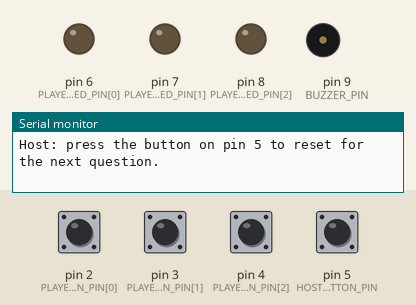
Recording of a sketch running on a simulated Arduino Uno, built with avr-gcc and run on an emulated ATmega328P. Shown: output pins drawn as LEDs (lit = HIGH), buzzer (waves = sounding), the last lines printed to the serial monitor. The test bench sets the inputs (shaded band); at power-on: pin 2 (PLAYER_BUTTON_PIN[0]), pin 3 (PLAYER_BUTTON_PIN[1]), pin 4 (PLAYER_BUTTON_PIN[2]), pin 5 (HOST_BUTTON_PIN) HIGH.

Above: at 1.2 s.
1.3 s: pin 2 (PLAYER_BUTTON_PIN[0]) pulled LOW for 0.15 s
At 3.0 s:
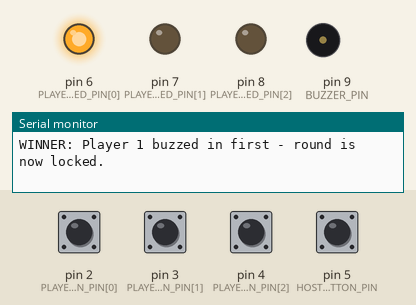
4.9 s: pin 5 (HOST_BUTTON_PIN) pulled LOW for 0.15 s
At 5.4 s:
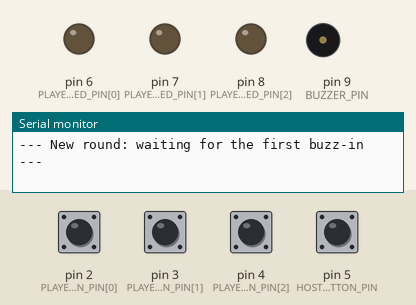
6.5 s: pin 4 (PLAYER_BUTTON_PIN[2]) pulled LOW for 0.15 s
At 8.1 s:
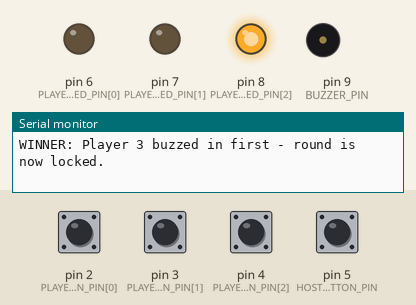
8.5 s: pin 5 (HOST_BUTTON_PIN) pulled LOW for 1 s
At 9.3 s:
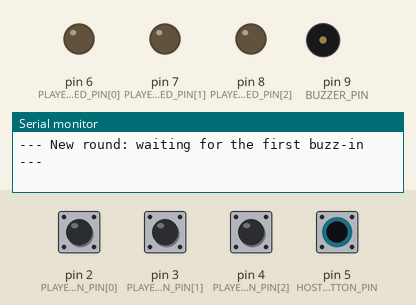
11.0 s: pin 3 (PLAYER_BUTTON_PIN[1]) pulled LOW for 1 s
At 12.8 s:
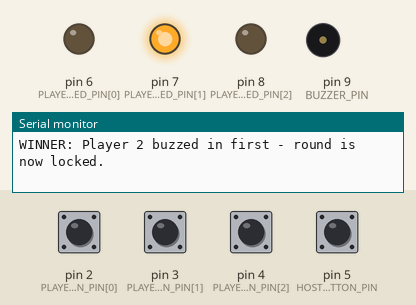
Timing chart, 0 to 14.3 s (numbered marks = the images above; inputs shaded):
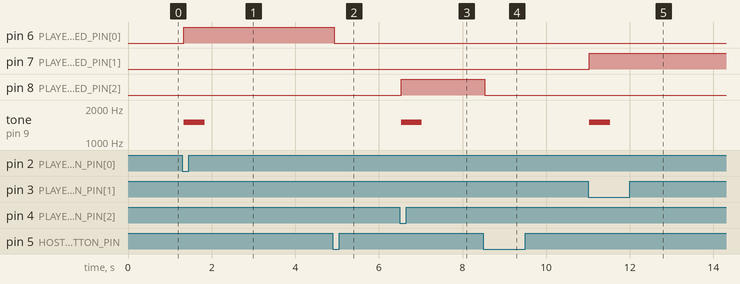

Measured:
- after the input at 1.3 s, pin 6 (PLAYER_LED_PIN[0]): LOW → HIGH at once; tone on pin 9 (BUZZER_PIN): silent → 1500 Hz at once, → silent 0.50 s later
- after the input at 4.9 s, pin 6 (PLAYER_LED_PIN[0]): HIGH → LOW at once
- after the input at 6.5 s, pin 8 (PLAYER_LED_PIN[2]): LOW → HIGH at once; tone on pin 9 (BUZZER_PIN): silent → 1500 Hz at once, → silent 0.50 s later
- after the input at 8.5 s, pin 8 (PLAYER_LED_PIN[2]): HIGH → LOW at once
- after the input at 11.0 s, pin 7 (PLAYER_LED_PIN[1]): LOW → HIGH at once; tone on pin 9 (BUZZER_PIN): silent → 1500 Hz at once, → silent 0.50 s later

The sketch:

Push-Button-Quiz-Buzzer.ino
```cpp
// 051 - Push Button Quiz Buzzer
// A three-player classroom quiz buzzer: the first player to press their button
// wins the round, the other two players are locked out, the winner LED lights
// up and a beep sounds. The host presses a reset button to open the next round.
// Board: Arduino Uno
//
// Wiring:
//   Player 1 button -> pin 2, Player 2 button -> pin 3, Player 3 button -> pin 4
//   Host reset button -> pin 5
//     (each button connects its pin to GND; the internal pull-up is enabled)
//   Player 1 LED -> pin 6, Player 2 LED -> pin 7, Player 3 LED -> pin 8
//     (LED anode -> pin through a 220 ohm resistor, LED cathode -> GND)
//   Passive buzzer (+) -> pin 9, buzzer (-) -> GND

// ------------------------------ Pin constants ------------------------------
const byte PLAYER_COUNT = 3;
const byte PLAYER_BUTTON_PIN[PLAYER_COUNT] = {2, 3, 4};  // one buzz-in button per player
const byte PLAYER_LED_PIN[PLAYER_COUNT] = {6, 7, 8};     // one winner LED per player
const byte HOST_BUTTON_PIN = 5;                          // host resets for the next question
const byte BUZZER_PIN = 9;                               // winner beep

// ------------------------------ Timing constants ---------------------------
const unsigned long DEBOUNCE_MS = 30;  // ignore contact chatter shorter than 30 ms
const int WIN_TONE_HZ = 1500;          // pitch of the victory beep
const unsigned long WIN_TONE_MS = 500; // length of the victory beep

// ------------------------------ Button debounce state ----------------------
bool playerRaw[PLAYER_COUNT];               // raw reading, changes on every contact bounce
bool playerStable[PLAYER_COUNT];            // settled reading after debouncing
unsigned long playerLastChange[PLAYER_COUNT];
bool hostRaw;
bool hostStable;
unsigned long hostLastChange;

// ------------------------------ Game state ---------------------------------
bool roundActive = true;  // true while the round still waits for a buzz-in
int winnerIndex = -1;     // -1 means nobody has buzzed in yet

// Reads one button and returns true only ONCE, at the moment it is pressed.
// The 30 ms debounce window stops a single physical press from counting twice.
bool detectPress(byte pin, bool &raw, bool &stable, unsigned long &lastChange, unsigned long now) {
  bool reading = digitalRead(pin);  // HIGH = released, LOW = pressed (active LOW)

  if (reading != raw) {        // reading changed, restart the debounce timer
    raw = reading;
    lastChange = now;
  }

  if ((now - lastChange) >= DEBOUNCE_MS && reading != stable) {
    stable = reading;
    if (stable == LOW) return true;  // press edge detected
  }
  return false;
}

void startRound() {
  roundActive = true;
  winnerIndex = -1;
  noTone(BUZZER_PIN);
  for (byte i = 0; i < PLAYER_COUNT; i++) {
    digitalWrite(PLAYER_LED_PIN[i], LOW);  // clear the old winner LED
  }
  Serial.println("--- New round: waiting for the first buzz-in ---");
}

void registerWinner(byte index) {
  roundActive = false;  // lock out every other player from now on
  winnerIndex = index;

  // Light only the winner LED
  for (byte i = 0; i < PLAYER_COUNT; i++) {
    digitalWrite(PLAYER_LED_PIN[i], (i == index) ? HIGH : LOW);
  }

  tone(BUZZER_PIN, WIN_TONE_HZ, WIN_TONE_MS);  // short victory beep

  Serial.print("WINNER: Player ");
  Serial.print(index + 1);
  Serial.println(" buzzed in first - round is now locked.");
}

void setup() {
  Serial.begin(9600);

  for (byte i = 0; i < PLAYER_COUNT; i++) {
    pinMode(PLAYER_BUTTON_PIN[i], INPUT_PULLUP);  // pull-up so the button only needs to touch GND
    pinMode(PLAYER_LED_PIN[i], OUTPUT);
    digitalWrite(PLAYER_LED_PIN[i], LOW);
    playerRaw[i] = digitalRead(PLAYER_BUTTON_PIN[i]);
    playerStable[i] = playerRaw[i];
    playerLastChange[i] = millis();
  }

  pinMode(HOST_BUTTON_PIN, INPUT_PULLUP);
  hostRaw = digitalRead(HOST_BUTTON_PIN);
  hostStable = hostRaw;
  hostLastChange = millis();

  pinMode(BUZZER_PIN, OUTPUT);
  noTone(BUZZER_PIN);

  Serial.println("Push Button Quiz Buzzer ready.");
  Serial.println("First player to press buzzes in and wins the round.");
  Serial.println("Host: press the button on pin 5 to reset for the next question.");
}

void loop() {
  unsigned long now = millis();

  // --- Host reset button: always available, opens a fresh round ---
  if (detectPress(HOST_BUTTON_PIN, hostRaw, hostStable, hostLastChange, now)) {
    startRound();
  }

  // --- Player buzz-in buttons ---
  for (byte i = 0; i < PLAYER_COUNT; i++) {
    bool pressed = detectPress(PLAYER_BUTTON_PIN[i], playerRaw[i],
                               playerStable[i], playerLastChange[i], now);

    if (!pressed) continue;

    if (roundActive) {
      registerWinner(i);   // first press wins and locks the round
      break;               // winner found, no need to check the other players
    } else {
      // Priority logic: the round is already locked, so this press is ignored
      Serial.print("Press from Player ");
      Serial.print(i + 1);
      Serial.println(" ignored - someone already buzzed in.");
    }
  }

  // loop() repeats continuously, so every button is scanned many times per second
}
```
